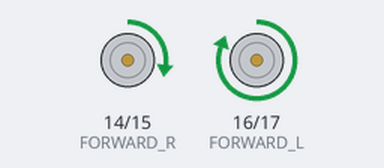
The sketch below on a simulated Arduino Uno, built with avr-gcc and run on an emulated ATmega328P. Parts: motor-driver pin pairs drawn as motors (green arrow = first pin HIGH = forward, orange = second pin HIGH = backward, longer = more drive, scaled by the enable pin).

Above: at 1.0 s.
At 2.0 s:
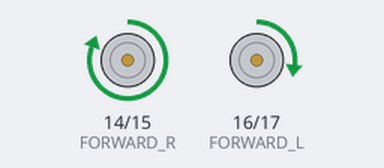
At 3.3 s:
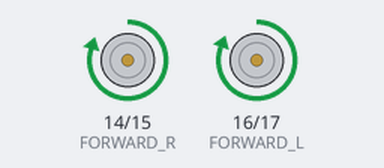
At 4.3 s:
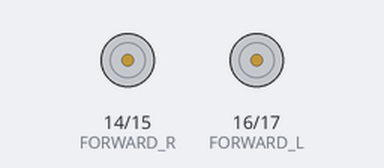
Timing chart, 0 to 5.8 s (numbered marks = the images above):
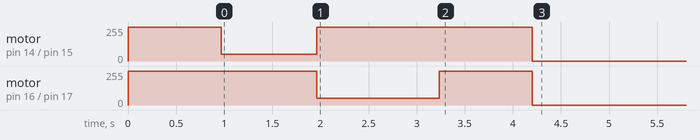

The sketch:

Movement_functions_and_calibration.ino
```cpp
#define FORWARD_R 14
#define FORWARD_L 16
//------------------------
#define REVERSE_R 15
#define REVERSE_L 17
//------------------------
#define SPEED_R 6
#define SPEED_L 5
//------------------------
#define TRIG_PIN 7
#define ECHO_PIN 8
//------------------------
#define VISION_SERVO 9

#define BUZZER 4
#define LED 12


void moveForward(float);

  void setup() {
    // put your setup code here, to run once:

    pinMode(FORWARD_R, OUTPUT);
    pinMode(FORWARD_L, OUTPUT);
    pinMode(REVERSE_R, OUTPUT);
    pinMode(REVERSE_L, OUTPUT);
    pinMode(SPEED_R, OUTPUT);
    pinMode(SPEED_L, OUTPUT);

// moveForward (distance you want the car to move in cm)
// moveReverse (distance you want the car to move in cm)
// turnRight (angle in degrees, calibration in degrees)
// turnLeft (angle in degrees, calibration in degrees)

//
//      analogWrite(SPEED_R, 252);
//      analogWrite(SPEED_L, 255);
//
//      digitalWrite(REVERSE_R, HIGH);
//      delay (3000);
//      digitalWrite(REVERSE_R, LOW);

    moveForward(80, 10, 252, 255); // -1.5 for calibration if distance is 50
    moveForward(70, -1.5, 50, 255);
    moveForward(90, -1.5, 255, 50);
    moveForward(80, 10, 252, 255);

//    turnRight(90, 13);//calibration = 6.5 on carpet
//    delay(500);
//    moveReverse(50, -4);
//    delay(500);
//    turnLeft(90, 26);// calibration = 13.5 on carpet
//    delay(500);
//    moveForward(50, -1.5);

  }

  void loop() {
    // put your main code here, to run repeatedly:

  }

  void moveForward(float distance, float calibration, int rspeed, int lspeed)
  {
    analogWrite(SPEED_R, rspeed);//75 is the minimum so motors can run
    analogWrite(SPEED_L, lspeed);

    digitalWrite(FORWARD_R, HIGH);
    digitalWrite(FORWARD_L, HIGH);

    delay(13.88 * (distance - calibration));

    digitalWrite(FORWARD_R, LOW);
    digitalWrite(FORWARD_L, LOW);

  }

  void moveReverse(float distance, float calibration)
  {
    analogWrite(SPEED_R, 252);
    analogWrite(SPEED_L, 255);

    digitalWrite(REVERSE_R, HIGH);
    digitalWrite(REVERSE_L, HIGH);

    delay(13.88 * (distance - calibration));

    digitalWrite(REVERSE_R, LOW);
    digitalWrite(REVERSE_L, LOW);

  }

  void turnRight (float angle, float calibration)
  {
    analogWrite(SPEED_R, 252);
    analogWrite(SPEED_L, 255);

    digitalWrite(FORWARD_L, HIGH);
    digitalWrite(REVERSE_R, HIGH);

    delay(4.6535 * (angle + calibration) + 6.6495);

    digitalWrite(FORWARD_L, LOW);
    digitalWrite(REVERSE_R, LOW);

  }


  void turnLeft (float angle, float calibration)
  {
    analogWrite(SPEED_R, 252);
    analogWrite(SPEED_L, 255);

    digitalWrite(FORWARD_R, HIGH);
    digitalWrite(REVERSE_L, HIGH);

    delay(4.6535 * (angle + calibration) + 6.6495);

    digitalWrite(FORWARD_R, LOW);
    digitalWrite(REVERSE_L, LOW);

  }

  //NOTES
  /*
    1) I am having issues with the rotational speed. The more I try it the less the angle I get
       This may be due to the fact that the bateries are running out of power. Also it happened
       after I tested the rotation to the contrary side. Probably it has to do with the gears.

   */
```
